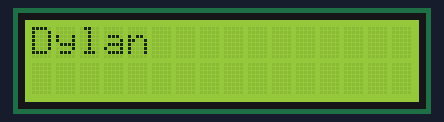
Simulated run of this sketch. Board: Arduino Uno, built with avr-gcc and run on an emulated ATmega328P. Shown: 16×2 character LCD.

Above: at 0.1 s.
At 1.1 s:
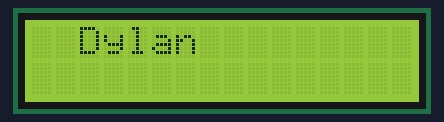
At 2.7 s:
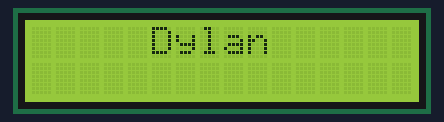
At 5.7 s:
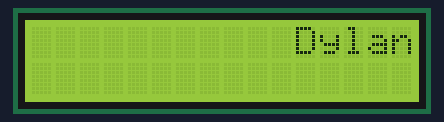
At 8.3 s:
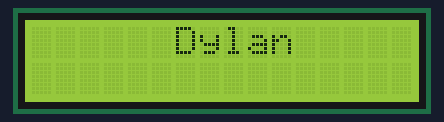
At 11.8 s:
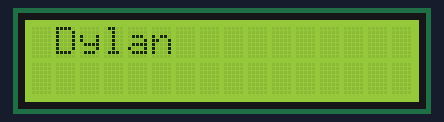

Measured:
- by itself, everything shown: repeats every 11.2 s, in 22 steps
- what the display in image 1 shows lasts 0.5 s, from 1.1 s to 1.6 s

The sketch:

LCD_level3.ino
```cpp
// (licence header left out)
//Load libraries
#include <Wire.h>
#include <LCD.h>
#include <LiquidCrystal_I2C.h>

 //Define address for the Serial LCD display.
#define I2C_ADDR  0x3f  //If 0x3f doesn't work change this to 0x27
#define BACKLIGHT_PIN  3

//Initialise the Serial LCD.
LiquidCrystal_I2C lcd(I2C_ADDR, 2,1,0,4,5,6,7); //These pin numbers are hard coded in on the serial backpack board.

void setup()
 {
    lcd.begin (16,2);     //Initalize the LCD.
    lcd.setBacklightPin(3,POSITIVE);//Setup the backlight.
    lcd.setBacklight(HIGH); //Switch on the backlight.
    lcd.clear();

 }

void loop()
{
  for (int i = 0; i<=11; i++)
   {
     lcd.clear();
     lcd.setCursor(i,0);
     lcd.print("Dylan");
     delay(500);
   }

  if (int i = 11)
    {
      for (int i = 10; i>=1; i--)
       {
         lcd.clear();
         lcd.setCursor(i,0);
         lcd.print("Dylan");
         delay(500);
       }
    }
}
```
